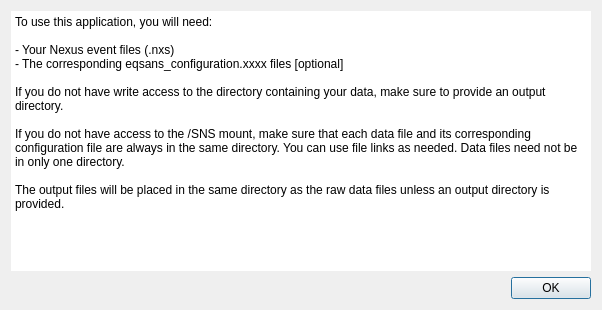
<?xml version="1.0" encoding="UTF-8"?>
<ui version="4.0">
 <class>Dialog</class>
 <widget class="QDialog" name="Dialog">
  <property name="geometry">
   <rect>
    <x>0</x>
    <y>0</y>
    <width>602</width>
    <height>310</height>
   </rect>
  </property>
  <property name="palette">
   <palette>
    <active>
     <colorrole role="Base">
      <brush brushstyle="SolidPattern">
       <color alpha="255">
        <red>242</red>
        <green>241</green>
        <blue>241</blue>
       </color>
      </brush>
     </colorrole>
    </active>
    <inactive>
     <colorrole role="Base">
      <brush brushstyle="SolidPattern">
       <color alpha="255">
        <red>255</red>
        <green>255</green>
        <blue>255</blue>
       </color>
      </brush>
     </colorrole>
    </inactive>
    <disabled>
     <colorrole role="Base">
      <brush brushstyle="SolidPattern">
       <color alpha="255">
        <red>255</red>
        <green>255</green>
        <blue>255</blue>
       </color>
      </brush>
     </colorrole>
    </disabled>
   </palette>
  </property>
  <property name="windowTitle">
   <string>EQSANS help</string>
  </property>
  <layout class="QVBoxLayout" name="verticalLayout">
   <item>
    <widget class="QPlainTextEdit" name="plainTextEdit">
     <property name="frameShape">
      <enum>QFrame::NoFrame</enum>
     </property>
     <property name="frameShadow">
      <enum>QFrame::Plain</enum>
     </property>
     <property name="plainText">
      <string>To use this application, you will need:

- Your Nexus event files (.nxs)
- The corresponding eqsans_configuration.xxxx files [optional]

If you do not have write access to the directory containing your data, make sure to provide an output directory.

If you do not have access to the /SNS mount, make sure that each data file and its corresponding configuration file are always in the same directory. You can use file links as needed. Data files need not be in only one directory.

The output files will be placed in the same directory as the raw data files unless an output directory is provided.</string>
     </property>
     <property name="textInteractionFlags">
      <set>Qt::NoTextInteraction</set>
     </property>
     <property name="backgroundVisible">
      <bool>false</bool>
     </property>
    </widget>
   </item>
   <item>
    <widget class="QDialogButtonBox" name="buttonBox">
     <property name="orientation">
      <enum>Qt::Horizontal</enum>
     </property>
     <property name="standardButtons">
      <set>QDialogButtonBox::Ok</set>
     </property>
    </widget>
   </item>
  </layout>
 </widget>
 <resources/>
 <connections>
  <connection>
   <sender>buttonBox</sender>
   <signal>rejected()</signal>
   <receiver>Dialog</receiver>
   <slot>reject()</slot>
   <hints>
    <hint type="sourcelabel">
     <x>316</x>
     <y>260</y>
    </hint>
    <hint type="destinationlabel">
     <x>286</x>
     <y>274</y>
    </hint>
   </hints>
  </connection>
  <connection>
   <sender>buttonBox</sender>
   <signal>accepted()</signal>
   <receiver>Dialog</receiver>
   <slot>accept()</slot>
   <hints>
    <hint type="sourcelabel">
     <x>248</x>
     <y>254</y>
    </hint>
    <hint type="destinationlabel">
     <x>157</x>
     <y>274</y>
    </hint>
   </hints>
  </connection>
 </connections>
</ui>
